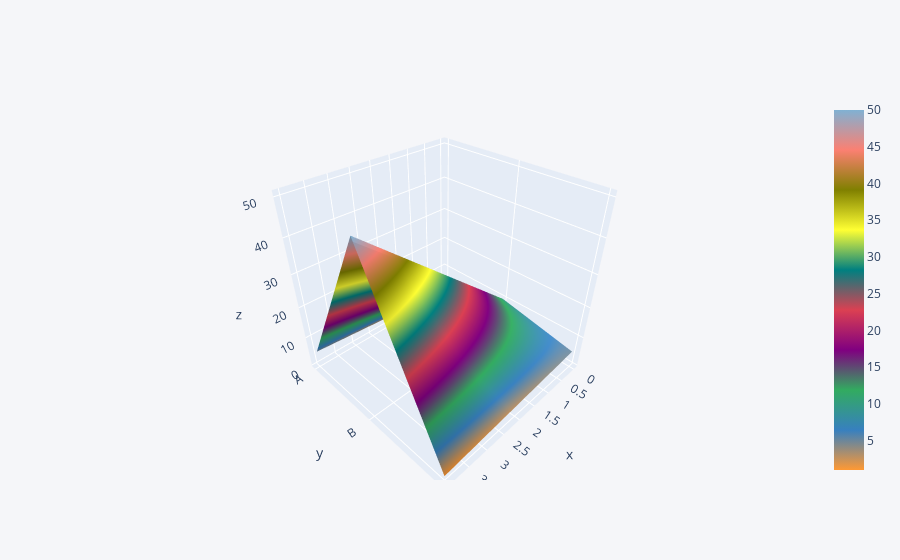

The code cell stored with this chart in its notebook:
### Code cell
df2.iplot(kind="surface")

### Figure 1 — Plotly figure (JSON) as saved in the notebook; plotly's stock layout.template omitted (floating-point values rounded to 4 significant figures)
{"data": [{"colorscale": [[0, "rgb(255, 153, 51)"], [0.1111, "rgb(55, 128, 191)"], [0.2222, "rgb(50, 171, 96)"], [0.3333, "rgb(128, 0, 128)"], [0.4444, "rgb(219, 64, 82)"], [0.5556, "rgb(0, 128, 128)"], [0.6667, "rgb(255, 255, 51)"], [0.7778, "rgb(128, 128, 0)"], [0.8889, "rgb(251, 128, 114)"], [1, "rgb(128, 177, 211)"]], "type": "surface", "x": [0, 1, 2, 3, 4], "y": ["A", "B", "C"], "z": [[1, 2, 3, 4, 5], [10, 20, 30, 40, 50], [5, 4, 3, 2, 1]]}], "layout": {"legend": {"bgcolor": "#F5F6F9", "font": {"color": "#4D5663"}}, "paper_bgcolor": "#F5F6F9", "plot_bgcolor": "#F5F6F9", "title": {"font": {"color": "#4D5663"}}, "xaxis": {"gridcolor": "#E1E5ED", "showgrid": true, "tickfont": {"color": "#4D5663"}, "title": {"font": {"color": "#4D5663"}, "text": ""}, "zerolinecolor": "#E1E5ED"}, "yaxis": {"gridcolor": "#E1E5ED", "showgrid": true, "tickfont": {"color": "#4D5663"}, "title": {"font": {"color": "#4D5663"}, "text": ""}, "zerolinecolor": "#E1E5ED"}}}
